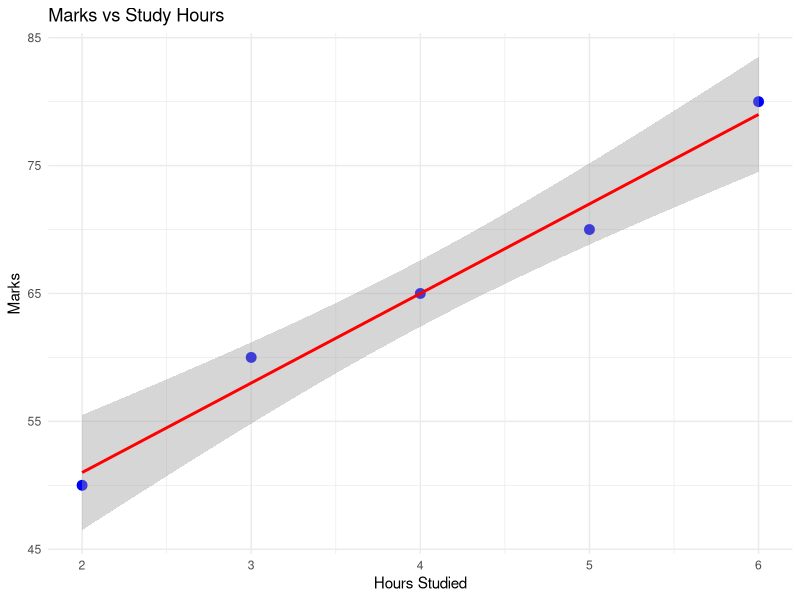

This chart was generated by the following R code:
# Q51 – Student Marks vs Study Hours Regression

# Scenario: Predict marks based on study hours.

students <- data.frame(
  Name = c("A","B","C","D","E"),
  HoursStudied = c(2,4,5,3,6),
  Marks = c(50,65,70,60,80)
)

# Linear regression model
model <- lm(Marks ~ HoursStudied, data=students)
summary(model)

# Predict marks for 7 study hours
predict(model, data.frame(HoursStudied=7))

# Scatter plot with regression line
library(ggplot2)
ggplot(students, aes(x=HoursStudied, y=Marks)) +
  geom_point(color="blue", size=3) +
  geom_smooth(method="lm", color="red") +
  labs(title="Marks vs Study Hours", x="Hours Studied", y="Marks") +
  theme_minimal()
